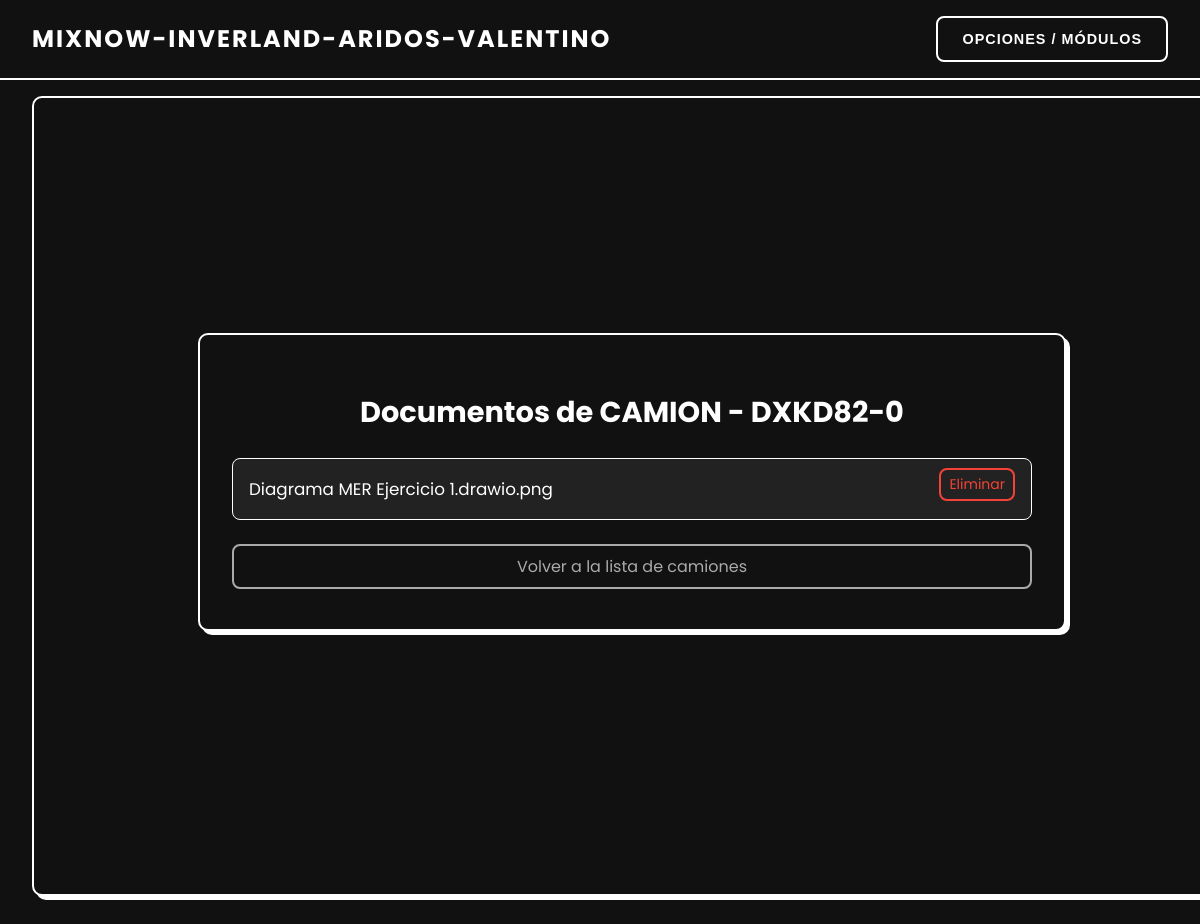
Page /camiones/9/documentos/ (signed in) on the committed database.
### app/models.py (models this page shows, shortened)
class Camiones(models.Model):
    empresa = models.CharField(max_length=100)
    vehiculo = models.CharField(max_length=100)
    patente = models.CharField(max_length=20, unique=True)
    descripcion = models.TextField(blank=True)
    revision_tecnica = models.DateField()
    circulacion = models.DateField()
    seguro = models.DateField()

class Documento(models.Model):
    camion = models.ForeignKey(Camiones, on_delete=models.CASCADE, related_name='documentos')
    titulo = models.CharField(max_length=100)
    archivo = models.FileField(upload_to='pdfs/')

### app/views.py (the view)
# urls.py: path('camiones/<int:camion_id>/documentos/', views.documentos_camion, name='documentos_camion'),
@user_passes_test(lambda u: u.is_superuser)
def documentos_camion(request, camion_id):
    camion = Camiones.objects.get(id=camion_id)
    documentos = camion.documentos.all()
    return render(request, 'clientes/documentos_camion.html', {
        'camion': camion,
        'documentos': documentos
    })

### app/templates/clientes/documentos_camion.html (shortened to what this page needs)
{% extends "clientes/base.html" %}
{% block content %}
<div class="wrapper">
    <div class="card-lista">
        <h2 class="title">
             Documentos de {{ camion.vehiculo }} - {{ camion.patente }}
        </h2>
        <ul class="document-list">
            {% for doc in documentos %}
                <li class="document-item">
                    <a href="{{ doc.archivo.url }}" target="_blank" class="doc-link">
                         {{ doc.titulo }}
                    </a>
                    <form method="post" action="{% url 'eliminar_documento' doc.id %}" class="delete-form">
                        <button type="submit" class="btn btn-danger btn-sm btn-full">
                             Eliminar
                        </button>
                    </form>
                </li>
            {% empty %}
                <li class="document-item no-data">No hay documentos para este camión.</li>
            {% endfor %}
        </ul>
        <a href="{% url 'listar_camiones' %}" class="btn btn-secondary btn-full">
             Volver a la lista de camiones
        </a>
    </div>
</div>
{% endblock %}

### app/templates/clientes/documentos_camion.html (style rules this page uses)
.wrapper { display: flex; justify-content: center; align-items: center; padding: 2rem; font-family: 'Poppins', sans-serif; background-color: #111; min-height: 80vh; max-width: 105rem; margin: 0 auto; }
.card-lista { background-color: #111; border: 0.125rem solid #fff; border-radius: 0.625rem; padding: 2rem; box-shadow: 0.25rem 0.25rem #fff; color: #fff; max-width: 50rem; width: 100%; }
.title { font-size: 1.8rem; font-weight: 700; margin-bottom: 1.5rem; text-align: center; }
.document-list { list-style: none; padding: 0; margin-bottom: 1.5rem; }
.document-item { display: flex; justify-content: space-between; align-items: center; padding: 0.6rem 1rem; margin-bottom: 0.5rem; border: 0.0625rem solid #fff; border-radius: 0.5rem; background-color: #222; }
.doc-link { color: #fff; text-decoration: none; font-size: 1.05rem; }
.delete-form { margin: 0; }
.btn { padding: 0.5rem 1rem; border: 0.125rem solid #fff; border-radius: 0.5rem; color: #fff; background-color: transparent; cursor: pointer; text-decoration: none; transition: all 0.3s; font-family: 'Poppins', sans-serif; text-align: center; }
.btn-danger { border-color: #f44336; color: #f44336; font-size: 0.875rem; padding: 0.25rem 0.5rem; }
.btn-full { display: block; width: 100%; box-sizing: border-box; margin-bottom: 0.5rem; }
.btn-secondary { border-color: #aaa; color: #aaa; }

### app/templates/clientes/base.html (style rules this page uses)
html, body { overflow-x: hidden; box-sizing: border-box; }
body { margin: 0; font-family: 'Poppins', sans-serif; background-color: #111; color: #fff; }

### rows in the picture
Camiones: vehiculo "CAMION", patente "DXKD82-0"
Documento: titulo "Diagrama MER Ejercicio 1.drawio.png"
